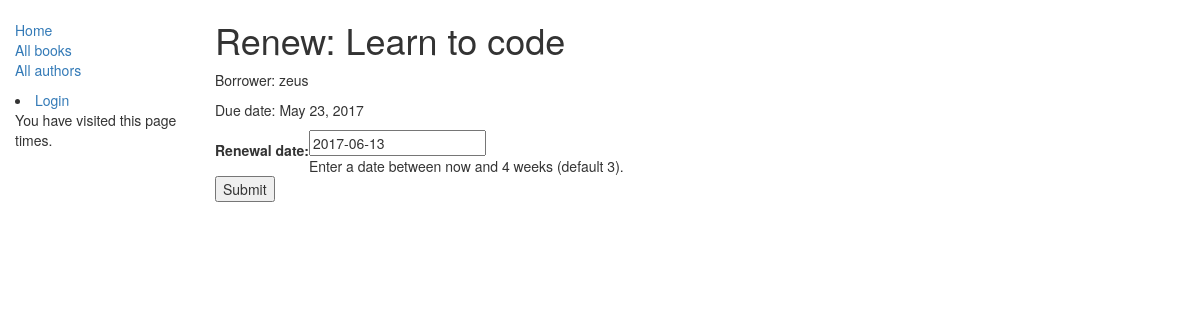
/catalog/book/1d0962f0-f928-4980-af5b-4b0a6c3b3dff/renew/, run on an earlier commit of the app's database.
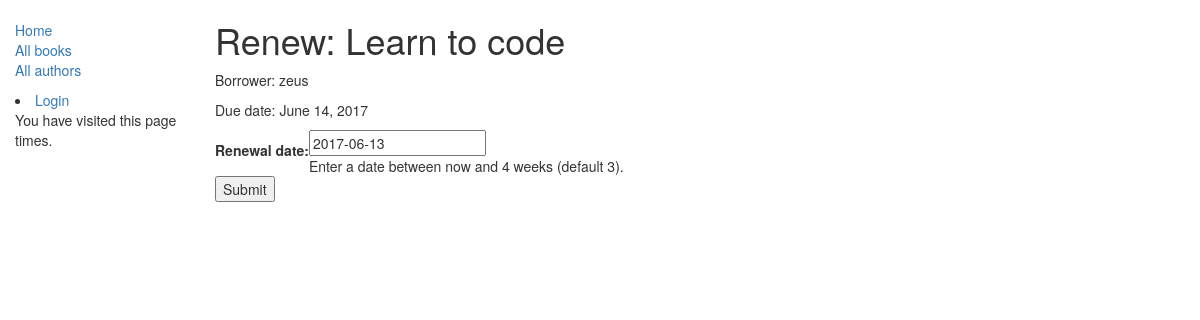
And on a later commit of the database.
### catalog/models.py (models this page shows, shortened)
class BookInstance(models.Model):
    id = models.UUIDField(primary_key=True, default=uuid.uuid4, help_text="Unique ID for this particular book across whole library")
    book = models.ForeignKey('Book', on_delete=models.SET_NULL, null=True)
    imprint = models.CharField(max_length=200)
    due_back = models.DateField(null=True, blank=True)
    LOAN_STATUS = (
        ('d', 'Maintenance'),
        ('o', 'On loan'),
        ('a', 'Available'),
        ('r', 'Reserved'),
    )
    status = models.CharField(max_length=1, choices=LOAN_STATUS, blank=True, default='d', help_text='Book availability')
    borrower = models.ForeignKey(User, on_delete=models.SET_NULL, null=True, blank=True)
    @property
    def is_overdue(self):
        if date.today() > self.due_back:
            return True
        return False
    class Meta:
        ordering = ["due_back"]
        permissions = (("can_mark_returned", "Set book as returned"),)

class Book(models.Model):
    title = models.CharField(max_length=200)
    author = models.ForeignKey('Author', on_delete=models.SET_NULL, null=True)
    summary = models.TextField(max_length=1000, help_text="Enter a brief description of the book")
    isbn = models.CharField('ISBN',max_length=13, help_text='13 Character <a href="https://www.isbn-international.org/content/what-isbn">ISBN number</a>')
    genre = models.ManyToManyField(Genre, help_text="Select a genre for this book")
    def display_genre(self):
        """
        Creates a string for the Genre. This is required to display genre in Admin.
        """
        return ', '.join([ genre.name for genre in self.genre.all()[:3] ])
    display_genre.short_description = 'Genre'

### catalog/views.py (the view)
# urls.py: url(r'^book/(?P<pk>[-\w]+)/renew/$', views.renew_book_librarian, name='renew-book-librarian'),
def renew_book_librarian(request, pk):
    book_inst=get_object_or_404(BookInstance, pk = pk)
    if request.method == 'POST':
        form = RenewBookForm(request.POST)
        if form.is_valid():
            book_inst.due_back = form.cleaned_data['renewal_date']
            book_inst.save()
            return HttpResponseRedirect(reverse('all-borrowed') )
    else:
        proposed_renewal_date = datetime.date.today() + datetime.timedelta(weeks=3)
        form = RenewBookForm(initial={'renewal_date': proposed_renewal_date,})
    return render(request, 'catalog/book_renew_librarian.html', {'form': form, 'bookinst':book_inst})

### catalog/forms.py (shortened to what this page needs)
class RenewBookForm(forms.Form):
    renewal_date = forms.DateField(help_text="Enter a date between now and 4 weeks (default 3).")

### catalog/templates/catalog/book_renew_librarian.html (shortened to what this page needs)
{% extends "base_generic.html" %}
{% block content %}
    <h1>Renew: {{bookinst.book.title}}</h1>
    <p>Borrower: {{bookinst.borrower}}</p>
    <p{% if bookinst.is_overdue %} class="text-danger"{% endif %}>Due date: {{bookinst.due_back}}</p>
    <form action="" method="post">
        <table>
        {{ form }}
        </table>
        <input type="submit" value="Submit" />
    </form>
{% endblock %}

What changed in the data, as far as the page shows it:
changed BookInstance "Learn to code": due_back "May 23, 2017" → "June 14, 2017"
